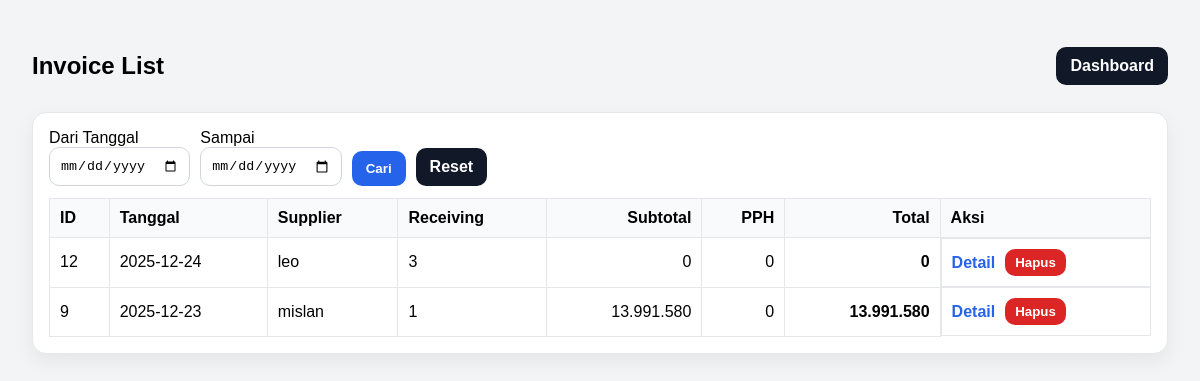
The page /invoice/list (signed in) on the database as committed earlier.
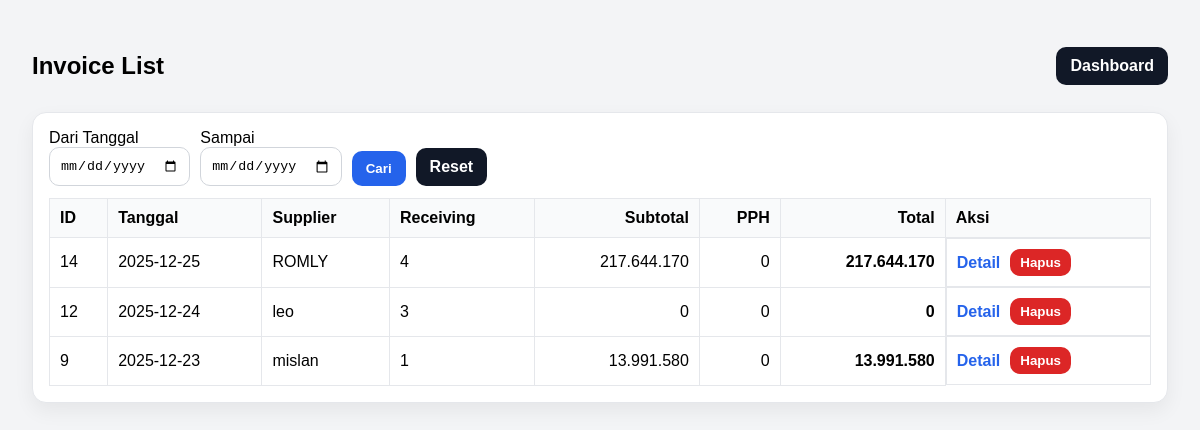
The same page on the database as committed later.
### tables this page shows
CREATE TABLE invoice_header
                (
                    id
                    INTEGER
                    PRIMARY
                    KEY
                    AUTOINCREMENT,
                    receiving_id
                    INTEGER
                    NOT
                    NULL,
                    tanggal
                    TEXT
                    NOT
                    NULL,
                    supplier
                    TEXT
                    NOT
                    NULL,
                    price_points_json
                    TEXT, -- simpan patokan 40/50/60/70 dalam JSON
                    pph_rate
                    REAL
                    DEFAULT
                    0.0025,
                    subtotal
                    REAL
                    DEFAULT
                    0,
                    pph
                    REAL
                    DEFAULT
                    0,
                    total
                    REAL
                    DEFAULT
                    0,
                    created_at
                    TEXT
                    DEFAULT (
                    datetime
                (
                    'now',
                    'localtime'
                )),
                    FOREIGN KEY
                (
                    receiving_id
                ) REFERENCES receiving_header
                (
                    id
                )
                    );

### app.py (the view)
@app.route("/invoice/list")
def invoice_list():
    if "user" not in session:
        return redirect(url_for("login"))
    start = (request.args.get("start") or "").strip()  # format: YYYY-MM-DD
    end = (request.args.get("end") or "").strip()
    conn = get_conn()
    if start and end:
        rows = conn.execute("""
            SELECT id, receiving_id, tanggal, supplier, subtotal, pph, total, created_at
            FROM invoice_header
            WHERE tanggal BETWEEN ? AND ?
            ORDER BY id DESC
        """, (start, end)).fetchall()
    else:
        rows = conn.execute("""
            SELECT id, receiving_id, tanggal, supplier, subtotal, pph, total, created_at
            FROM invoice_header
            ORDER BY id DESC
            LIMIT 100
        """).fetchall()
    conn.close()
    return render_template("invoice_list.html", rows=[dict(r) for r in rows], start=start, end=end)

### db.py (called while the page is built)
def get_conn():
    conn = sqlite3.connect(DB_NAME)
    conn.row_factory = sqlite3.Row
    return conn

### templates/invoice_list.html (shortened to what this page needs)
<!doctype html>
<html lang="id">
<head>
</head>
<body>
<div class="top">
  <h2>Invoice List</h2>
  <div>
    <a class="btn btn-secondary" href="/dashboard">Dashboard</a>
  </div>
</div>
<div class="card">
  <form method="get" style="display:flex;gap:10px;flex-wrap:wrap;align-items:end">
    <div>
      <div>Dari Tanggal</div>
      <input type="date" name="start" value="{{ start }}">
    </div>
    <div>
      <div>Sampai</div>
      <input type="date" name="end" value="{{ end }}">
    </div>
    <button class="btn btn-primary" type="submit">Cari</button>
    <a class="btn btn-secondary" href="/invoice/list">Reset</a>
  </form>
  <table>
    <thead>
      <tr>
        <th>ID</th>
        <th>Tanggal</th>
        <th>Supplier</th>
        <th>Receiving</th>
        <th class="right">Subtotal</th>
        <th class="right">PPH</th>
        <th class="right">Total</th>
        <th>Aksi</th>
      </tr>
    </thead>
    <tbody>
      {% for r in rows %}
      <tr>
        <td>{{ r.id }}</td>
        <td>{{ r.tanggal }}</td>
        <td>{{ r.supplier }}</td>
        <td>{{ r.receiving_id }}</td>
        <td class="right">{{ "{:,.0f}".format(r.subtotal or 0).replace(",", ".") }}</td>
        <td class="right">{{ "{:,.0f}".format(r.pph or 0).replace(",", ".") }}</td>
        <td class="right"><b>{{ "{:,.0f}".format(r.total or 0).replace(",", ".") }}</b></td>
        <td style="display:flex; gap:10px; align-items:center;">
          <a href="/invoice/{{ r.id }}">Detail</a>
          <form method="post" action="/invoice/delete/{{ r.id }}"
                onsubmit="return confirm('Yakin mau hapus invoice ID {{ r.id }}?');"
                style="margin:0;">
            <button type="submit" class="btn btn-danger" style="padding:6px 10px;">Hapus</button>
          </form>
          </td>
      </tr>
          {% endfor %}
    </tbody>
  </table>
</div>
</body>
</html>

### templates/invoice_list.html (style rules this page uses)
body { font-family:Arial;padding:24px;background:#f3f4f6 }
.top { display:flex;justify-content:space-between;align-items:center;gap:10px }
.card { background:#fff;border:1px solid #e5e7eb;border-radius:14px;padding:16px;box-shadow:0 8px 20px rgba(0,0,0,.06);margin-top:12px }
table { width:100%;border-collapse:collapse;margin-top:12px }
th,td { border:1px solid #e5e7eb;padding:10px;text-align:left }
th { background:#f9fafb }
input { padding:10px;border:1px solid #d1d5db;border-radius:10px }
.btn { padding:10px 14px;border:0;border-radius:10px;font-weight:700;cursor:pointer }
.btn-primary { background:#2563eb;color:#fff }
.btn-secondary { background:#111827;color:#fff;text-decoration:none;display:inline-block }
.btn-danger { background:#dc2626;color:#fff }
.right { text-align:right }
a { color:#2563eb;text-decoration:none;font-weight:700 }

Rows that differ between the two databases and show on the page:
added invoice_header: id "14", tanggal "2025-12-25", supplier "ROMLY", receiving_id "4", subtotal "217.644.170", pph "0", total "217.644.170"
